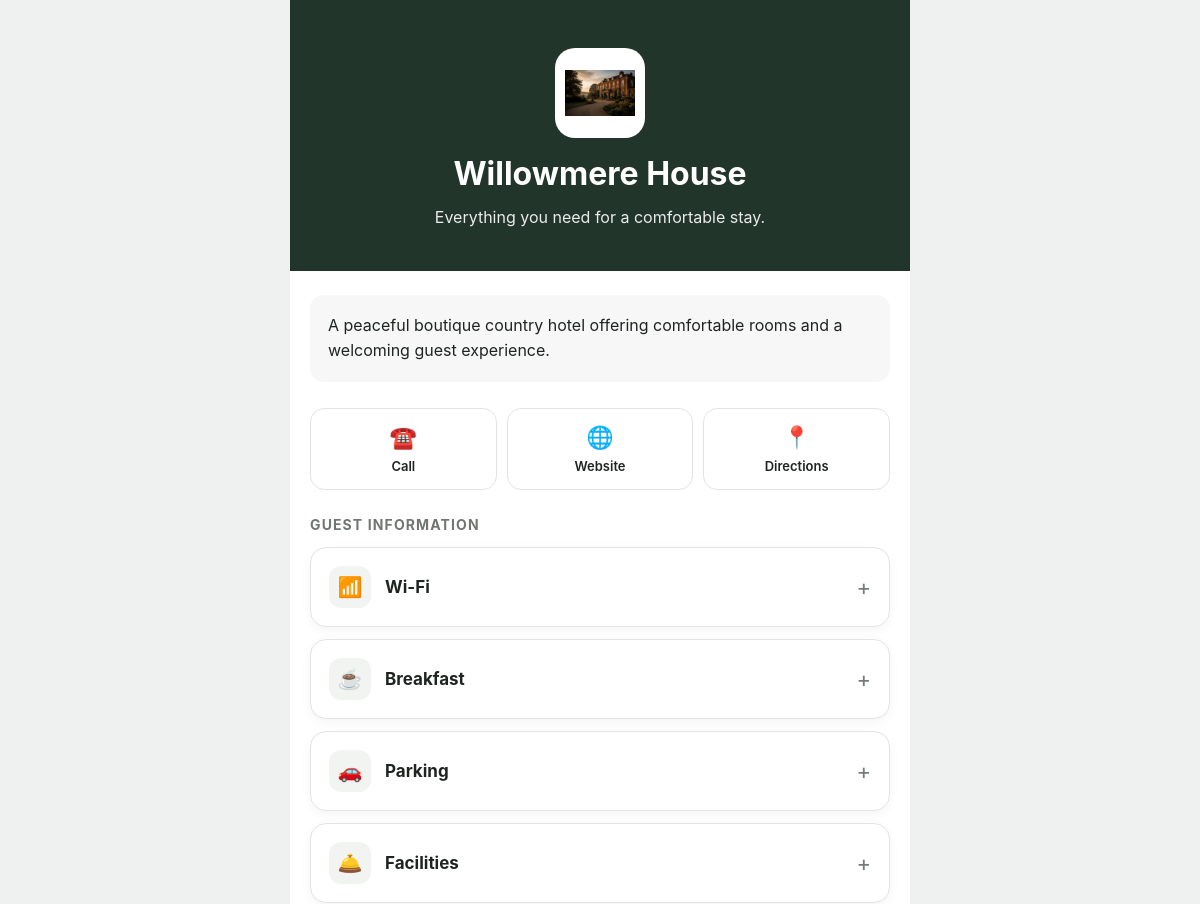
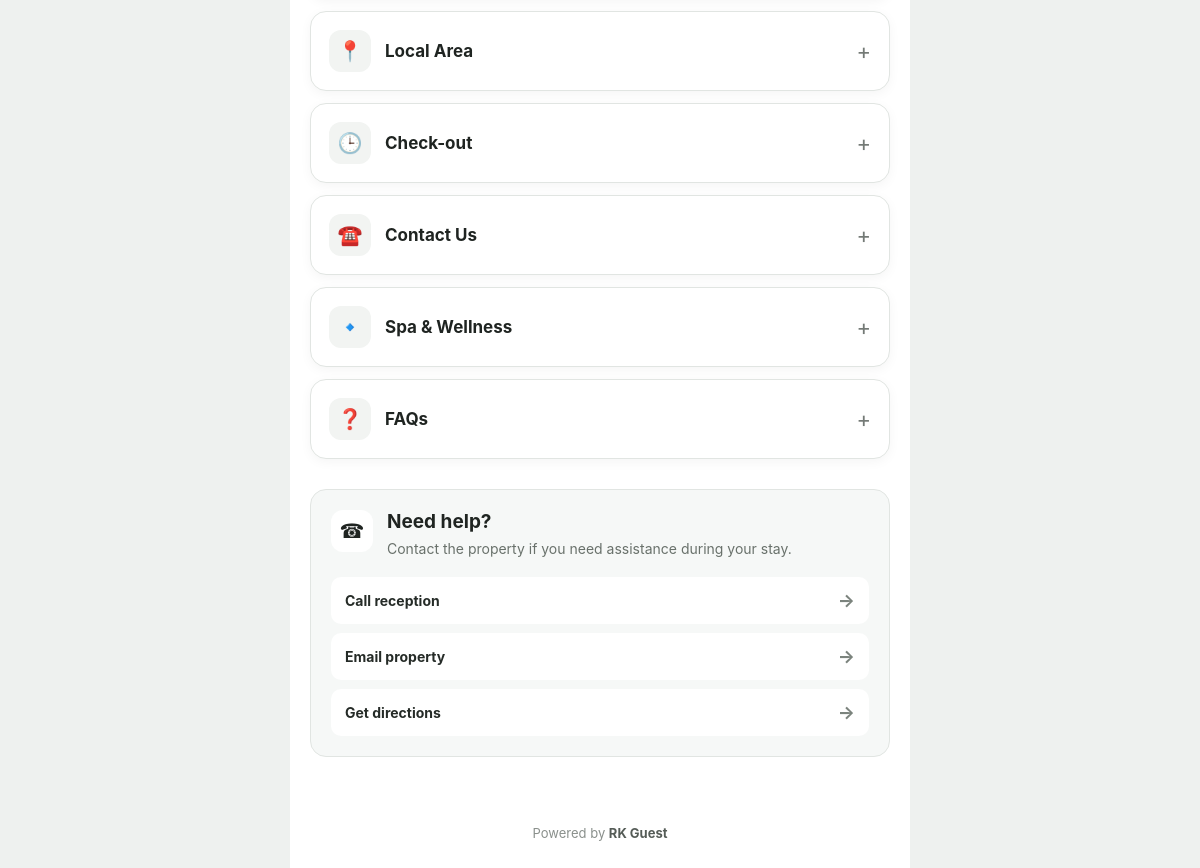
Screenshot of /p/willowmere-house/ (signed in) with the database file from the repository (2 pictures, top to bottom).
### properties/models.py (models this page shows, shortened)
class Property(models.Model):
    name = models.CharField(max_length=200)
    slug = models.SlugField(unique=True)
    description = models.TextField(blank=True)
    logo = models.ImageField(
        upload_to="property_logos/",
        blank=True,
        null=True,
    )
    phone = models.CharField(max_length=50, blank=True)
    email = models.EmailField(blank=True)
    website = models.URLField(blank=True)
    address = models.TextField(blank=True)
    primary_colour = models.CharField(
        max_length=7,
        default="#000000",
    )
    is_active = models.BooleanField(default=True)
    created_at = models.DateTimeField(auto_now_add=True)
    updated_at = models.DateTimeField(auto_now=True)

class GuestSection(models.Model):
    ICON_CHOICES = [
    ("info", "Information"),
    ("wifi", "Wi-Fi"),
    ("breakfast", "Breakfast / Dining"),
    ("parking", "Parking"),
    ("checkout", "Check-in / Check-out"),
    ("facilities", "Facilities"),
    ("local", "Local Area"),
    ("faq", "FAQ"),
    ("contact", "Contact"),
    ]
    SECTION_TYPE_CHOICES = [
    ("generic", "General information"),
    ("wifi", "Wi-Fi"),
    ("stay_times", "Check-in / Check-out"),
    ("breakfast", "Breakfast / Dining"),
    ("parking", "Parking"),
    ("facilities", "Facilities"),
    ("local_area", "Local Area"),
    ("faq", "FAQ"),
    ]
    property = models.ForeignKey(
        Property,
        on_delete=models.CASCADE,
        related_name="guest_sections",
    )
    title = models.CharField(max_length=100)
    slug = models.SlugField()
    section_type = models.CharField(
        max_length=30,
        choices=SECTION_TYPE_CHOICES,
        default="generic",
    )
    icon = models.CharField(
        max_length=50,
        choices=ICON_CHOICES,
        default="info",
    )
    content = models.TextField(blank=True)
    wifi_network = models.CharField(
        max_length=150,
        blank=True,
    )
    wifi_password = models.CharField(
        max_length=150,
        blank=True,
    )
    check_in_time = models.CharField(
        max_length=50,
        blank=True,
    )
    check_out_time = models.CharField(
        max_length=50,
        blank=True,
    )
    check_times_note = models.CharField(
        max_length=255,
        blank=True,
    )
    breakfast_weekday_time = models.CharField(
        max_length=100,
        blank=True,
    )
    breakfast_weekend_time = models.CharField(
        max_length=100,
        blank=True,
    )
    breakfast_location = models.CharField(
        max_length=150,
        blank=True,
    )
    breakfast_note = models.CharField(
        max_length=255,
        blank=True,
    )
    parking_availability = models.CharField(
        max_length=150,
        blank=True,
    )
    parking_location = models.CharField(
        max_length=200,
        blank=True,
    )
    parking_registration = models.CharField(
        max_length=255,
        blank=True,
    )
    parking_note = models.CharField(
        max_length=255,
        blank=True,
    )
    copy_label = models.CharField(
        max_length=100,
        blank=True,
    )
    copy_value = models.CharField(
        max_length=255,
        blank=True,
    )
    action_label = models.CharField(
        max_length=100,
        blank=True,
    )
    action_url = models.URLField(
        blank=True,
    )
    sort_order = models.PositiveIntegerField(default=0)
    is_published = models.BooleanField(default=True)
    created_at = models.DateTimeField(auto_now_add=True)
    updated_at = models.DateTimeField(auto_now=True)
    class Meta:
        ordering = (
            "sort_order",
            "title",
        )
        constraints = [
            models.UniqueConstraint(
                fields=("property", "slug"),
                name="unique_guest_section_slug_per_property",
            )
        ]

### properties/views.py (the view)
@ensure_csrf_cookie
def guest_portal(request, slug):
    property_obj = get_object_or_404(
        Property,
        slug=slug,
        is_active=True,
    )
    session_key = get_guest_session_key(request)
    GuestPortalVisit.objects.create(
        property=property_obj,
        session_key=session_key,
    )
    sections = property_obj.guest_sections.filter(
        is_published=True,
    )
    context = {
        "property": property_obj,
        "sections": sections,
    }
    return render(
        request,
        "properties/guest_portal.html",
        context,
    )

### properties/views.py (called while the page is built)
def get_guest_session_key(request):
    if not request.session.session_key:
        request.session.create()
    return request.session.session_key

### properties/templates/properties/guest_portal.html (shortened to what this page needs)
<!DOCTYPE html>
<html lang="en">
<head>
</head>
<body>
<div class="page">
    <header
        class="hero"
        style="background-color: {{ property.primary_colour }};"
    >
        {% if property.logo %}
            <div class="property-logo">
                <img
                    src="{{ property.logo.url }}"
                    alt="{{ property.name }} logo"
                >
            </div>
        {% else %}
            <div class="brand-mark">
                {{ property.name|slice:":1" }}
            </div>
        {% endif %}
        <h1>{{ property.name }}</h1>
        <p>
            Everything you need for a comfortable stay.
        </p>
    </header>
    <main class="content">
        {% if property.description %}
            <section class="welcome">
                <p>
                    {{ property.description }}
                </p>
            </section>
        {% endif %}
        <section class="quick-actions">
            {% if property.phone %}
                <a
                    class="quick-action"
                    href="tel:{{ property.phone }}"
                >
                    <span class="quick-action-icon">☎️</span>
                    <span>Call</span>
                </a>
            {% endif %}
            {% if property.website %}
                <a
                    class="quick-action"
                    href="{{ property.website }}"
                    target="_blank"
                    rel="noopener noreferrer"
                >
                    <span class="quick-action-icon">🌐</span>
                    <span>Website</span>
                </a>
            {% endif %}
            {% if property.address %}
                <a
                    class="quick-action"
                    href="https://www.google.com/maps/search/?api=1&query={{ property.address|urlencode }}"
                    target="_blank"
                    rel="noopener noreferrer"
                >
                    <span class="quick-action-icon">📍</span>
                    <span>Directions</span>
                </a>
            {% endif %}
        </section>
        <h2 class="section-heading">
            Guest information
        </h2>
        <section class="sections">
            {% for section in sections %}
                <details
                    class="section-card"
                    id="{{ section.slug }}"
                    data-track-url="{% url 'properties:track_section_view' property.slug section.id %}"
                >
                    <summary>
                        <div class="section-icon">
                            {% if section.icon == "wifi" %}
                                📶
                            {% elif section.icon == "breakfast" %}
                                ☕
                            {% elif section.icon == "parking" %}
                                🚗
                            {% elif section.icon == "checkout" %}
                                🕒
                            {% elif section.icon == "facilities" %}
                                🛎️
                            {% elif section.icon == "local" %}
                                📍
                            {% elif section.icon == "faq" %}
                                ❓
                            {% elif section.icon == "contact" %}
                                ☎️
                            {% else %}
                                🔹
                            {% endif %}
                        </div>
                        <div class="section-title">
                            {{ section.title }}
                        </div>
                        <div class="section-arrow">
                            +
                        </div>
                    </summary>
                </details>
            {% empty %}
                <p>
                    Guest information is currently unavailable.
                </p>
            {% endfor %}
        </section>
        <section class="guest-support">
            <div class="guest-support-header">
                <div class="guest-support-icon">
                    ☎
                </div>
                <div>
                    <h2>Need help?</h2>
                    <p>
                        Contact the property if you need
                        assistance during your stay.
                    </p>
                </div>
            </div>
            <div class="guest-support-actions">
                {% if property.phone %}
                    <a
                        class="support-action"
                        href="tel:{{ property.phone }}"
                    >
                        <span>Call reception</span>
                        <span class="support-arrow">
                            →
                        </span>
                    </a>
                {% endif %}
                {% if property.email %}
                    <a
                        class="support-action"
                        href="mailto:{{ property.email }}"
                    >
                        <span>Email property</span>
                        <span class="support-arrow">
                            →
                        </span>
                    </a>
                {% endif %}
                {% if property.address %}
                    <a
                        class="support-action"
                        href="https://www.google.com/maps/search/?api=1&query={{ property.address|urlencode }}"
                        target="_blank"
                        rel="noopener noreferrer"
                    >
                        <span>Get directions</span>
                        <span class="support-arrow">
                            →
                        </span>
                    </a>
                {% endif %}
            </div>
        </section>
    </main>
    <footer class="footer">
        Powered by <strong>RK Guest</strong>
    </footer>
</div>
</body>
</html>

### properties/templates/properties/guest_portal.html (style rules this page uses)
* { box-sizing: border-box; }
html { scroll-behavior: smooth; }
body { margin: 0; font-family: Inter, system-ui, -apple-system, BlinkMacSystemFont, "Segoe UI", sans-serif; background: #eef1ef; color: #1f2421; }
.page { width: 100%; max-width: 620px; min-height: 100vh; margin: 0 auto; background: #ffffff; }
.hero { padding: 48px 24px 42px; text-align: center; color: #ffffff; }
.property-logo { width: 90px; height: 90px; margin: 0 auto 18px; border-radius: 20px; background: #ffffff; display: flex; align-items: center; justify-content: center; padding: 10px; overflow: hidden; }
.property-logo img { display: block; width: 100%; height: 100%; object-fit: contain; }
.hero h1 { margin: 0; font-size: 32px; line-height: 1.15; }
.hero p { margin: 12px 0 0; font-size: 16px; line-height: 1.5; opacity: 0.9; }
.content { padding: 24px 20px 40px; }
.welcome { margin-bottom: 26px; padding: 18px; border-radius: 14px; background: #f6f7f6; line-height: 1.6; }
.welcome p { margin: 0; }
.section-heading { margin: 0 0 14px; font-size: 14px; font-weight: 700; letter-spacing: 0.08em; text-transform: uppercase; color: #707772; }
.sections { display: flex; flex-direction: column; gap: 12px; }
.section-card { border: 1px solid #e1e5e2; border-radius: 16px; background: #ffffff; overflow: hidden; box-shadow: 0 3px 12px rgba(0, 0, 0, 0.045); }
.section-card summary { display: flex; align-items: center; gap: 14px; padding: 18px; cursor: pointer; list-style: none; }
.section-icon { flex: 0 0 42px; width: 42px; height: 42px; border-radius: 12px; display: flex; align-items: center; justify-content: center; background: #f2f4f2; font-size: 20px; }
.section-title { flex: 1; font-size: 17px; font-weight: 650; }
.section-arrow { font-size: 22px; line-height: 1; color: #747a76; transition: transform 0.2s ease; }
.footer { padding: 28px 20px 34px; text-align: center; font-size: 13px; color: #8a908c; }
.footer strong { color: #555c57; }
.quick-actions { display: grid; grid-template-columns: repeat(3, 1fr); gap: 10px; margin-bottom: 26px; }
.quick-action { display: flex; flex-direction: column; align-items: center; justify-content: center; gap: 8px; min-height: 82px; padding: 12px 8px; border: 1px solid #e1e5e2; border-radius: 14px; background: #ffffff; text-decoration: none; color: #1f2421; font-size: 13px; font-weight: 600; text-align: center; }
.quick-action-icon { font-size: 22px; }
.guest-support { margin-top: 30px; padding: 20px; border: 1px solid #e1e5e2; border-radius: 16px; background: #f6f8f7; }
.guest-support-header { display: flex; align-items: flex-start; gap: 14px; margin-bottom: 18px; }
.guest-support-icon { flex: 0 0 42px; width: 42px; height: 42px; display: flex; align-items: center; justify-content: center; border-radius: 12px; background: #ffffff; font-size: 20px; }
.guest-support h2 { margin: 0; font-size: 19px; }
.guest-support p { margin: 5px 0 0; color: #69716b; font-size: 14px; line-height: 1.5; }
.guest-support-actions { display: flex; flex-direction: column; gap: 9px; }
.support-action { display: flex; align-items: center; justify-content: space-between; gap: 12px; padding: 13px 14px; border-radius: 10px; background: #ffffff; color: #252b27; text-decoration: none; font-size: 14px; font-weight: 650; }
.support-arrow { color: #7b837d; font-size: 18px; }

### rows the page displays
Property: logo (picture), name "Willowmere House", description "A peaceful boutique country hotel offering comfortable rooms and a welcoming guest experience."
GuestSection: title "Wi-Fi"
GuestSection: title "Breakfast"
GuestSection: title "Parking"
GuestSection: title "Facilities"
GuestSection: title "Local Area"
GuestSection: title "Check-out"
GuestSection: title "Contact Us"
GuestSection: title "Spa & Wellness"
GuestSection: title "FAQs"
